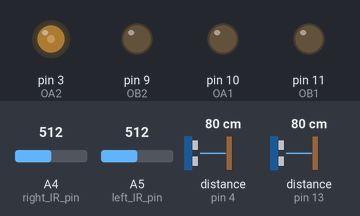
The sketch below on a simulated Arduino Uno, built with avr-gcc and run on an emulated ATmega328P. On the bench: output pins drawn as LEDs (lit = HIGH). Dashed ring = blinking. The test bench sets the inputs (shaded band); at power-on: distance to the obstacle (sensors on pin 13, pin 4) 80 cm, A4 (right_IR_pin) = 512, A5 (left_IR_pin) = 512. The echo pulse lasts 58.3 µs per cm.

Above: at 4.5 s.
4.6 s: distance to the obstacle (sensor on pin 13) set to 65 cm
6.1 s: distance to the obstacle (sensor on pin 13) set to 55 cm
At 7.3 s:
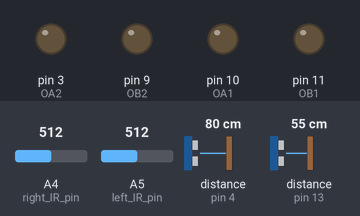
7.6 s: A4 (right_IR_pin) set to 903
9.1 s: A4 (right_IR_pin) set to 929
At 9.36 s:
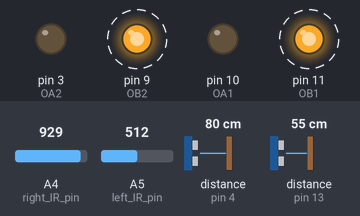
12.1 s: distance to the obstacle (sensor on pin 13) set to 2 cm
At 13.3 s:
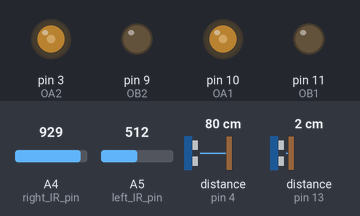
15.1 s: distance to the obstacle (sensor on pin 13) set to 45 cm
18.1 s: distance to the obstacle (sensor on pin 13) set to 52 cm
At 20.1 s:
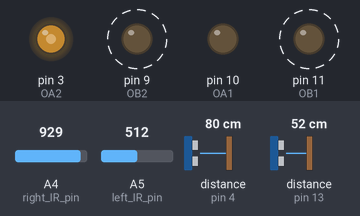
Timing chart, 0 to 22.1 s (numbered marks = the images above; inputs shaded):
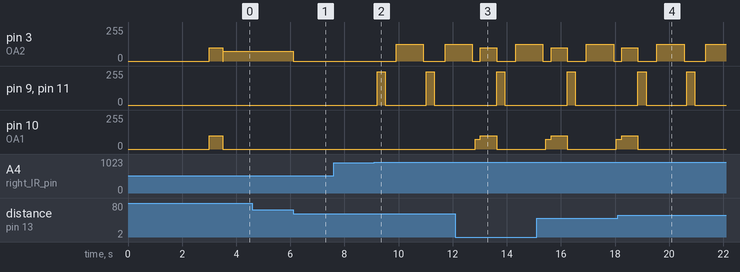

The sketch:

Motors.ino
```cpp
// Pins
// Motor H
const int OA2 = 3;
const int OB2 = 9;

// Motor V
const int OA1 = 10;
const int OB1 = 11;

// Speeds
int driving_speed = 100;
int reverse_speed = 250;
int turn_speed = 125;

void setup_motors() {
  //Motor H
  pinMode (OA2, OUTPUT);
  pinMode (OB2, OUTPUT);

  //Motor V
  pinMode (OA1, OUTPUT);
  pinMode (OB1, OUTPUT);
}

void start_driving() {
  // Motor H
  analogWrite (OA2, driving_speed);
  analogWrite (OB2, 0);

  // Motor V
  analogWrite (OA1, driving_speed);
  analogWrite (OB1, 0);
}

void start_attack() {
  // Motor H
  analogWrite (OA2, 200);
  analogWrite (OB2, 0);

  // Motor V
  analogWrite (OA1, 200);
  analogWrite (OB1, 0);
}

void stop_driving() {
  // Motor H
  analogWrite (OA2, 0);
  analogWrite (OB2, 0);

  // Motor V
  analogWrite (OA1, 0);
  analogWrite (OB1, 0);
}


void start_reversing() {
  // Motor H
  analogWrite (OA2, 0);
  analogWrite (OB2, reverse_speed);

  // Motor V
  analogWrite (OA1, 0);
  analogWrite (OB1, reverse_speed);
}

void start_turning_left() {
  // Motor H
  analogWrite (OA2, turn_speed);
  analogWrite (OB2, 0);

  // Motor V
  analogWrite (OA1, 0);
  analogWrite (OB1, 0);
}

void start_turning_left_scan() {
  // Motor H
  analogWrite (OA2, 75);
  analogWrite (OB2, 0);

  // Motor V
  analogWrite (OA1, 0);
  analogWrite (OB1, 0);
}

void start_turning_right_scan() {
  // Motor H
  analogWrite (OA2, 0);
  analogWrite (OB2, 0);

  // Motor V
  analogWrite (OA1, 75);
  analogWrite (OB1, 0);
}

void start_turning_right() {
  // Motor H
  analogWrite (OA2, 0);
  analogWrite (OB2, 0);

  // Motor V
  analogWrite (OA1, turn_speed);
  analogWrite (OB1, 0);
}
```

IR.ino
```cpp
// Pins
int left_IR_pin = A5;
int right_IR_pin = A4;

// Black values
int left_IR_black_value = 930;
int right_IR_black_value = 910;

// Functions
void start_reversing();
void stop_driving();
void start_driving();
void start_turning_right();
void start_turning_left();

void on_line() {

  int left_value = analogRead(left_IR_pin);
  int right_value = analogRead(right_IR_pin);

  if(left_value > left_IR_black_value && right_value > right_IR_black_value) {
    start_reversing();
    delay(300);
    stop_driving();
    delay(400);
    start_turning_left();
    delay(1000);
  } else if(left_value > left_IR_black_value) {
    start_reversing();
    delay(300);
    stop_driving();
    delay(400);
    start_turning_right();
    delay(1000);
  } else if(right_value > right_IR_black_value) {
    start_reversing();
    delay(300);
    stop_driving();
    delay(400);
    start_turning_left();
    delay(1000);
  } else {
    // None
    //start_driving();
  }
}
```

Sumo_v1.0.ino
```cpp
// Libraries
#include <TimedAction.h>

// Functions for use in Timed Actions
void on_line();
void scan_ultra();
void start_driving();
void stop_driving();

// Timed Actions
TimedAction IR = TimedAction(200, on_line);
TimedAction ULTRA = TimedAction(200, scan_ultra);
//TimedAction DriveChange = TimedAction();

bool started = false;

void setup() {

  // Setups
  setup_motors();
  setup_ultra();

  Serial.begin(9600);

}

void loop() {

  if(!started) {
    delay(3000);
    start_driving();
    delay(500);
    stop_driving();
    started = true;
  }

  IR.check();
  ULTRA.check();
}
```

Ultrasonic.ino
```cpp
#include <Ultrasonic.h>

int left_trig_pin = 5;
int left_echo_pin = 4;

int right_trig_pin = 12;
int right_echo_pin = 13;

Ultrasonic left_ultrasonic(left_trig_pin, left_echo_pin);
Ultrasonic right_ultrasonic(right_trig_pin, right_echo_pin);

int min_distance = 60;

bool attack = false;

// Functions
void start_reversing();
void stop_driving();
void start_driving();
void start_turning_right();
void start_turning_left();

void setup_ultra() {
  pinMode(left_trig_pin, OUTPUT);
  pinMode(right_trig_pin, OUTPUT);
  pinMode(left_echo_pin, INPUT);
  pinMode(right_echo_pin, INPUT);
}

void scan_ultra() {
  int left_distance = left_ultrasonic.read();
  int right_distance = right_ultrasonic.read();

  if(left_distance < min_distance || right_distance < min_distance) {

    stop_driving();
    delay(100);

    if(!attack) {
      if(left_distance < 50 && right_distance > 50) {
        // LEFT
        attack = true;
        start_turning_left_scan();
        delay(200);
        start_driving();
        delay(600);
        stop_driving();
        attack = false;
      } else if(right_distance < 50 && left_distance > 50) {
        // RIGHT
        attack = true;
        start_turning_right_scan();
        delay(200);
        start_driving();
        delay(600);
        stop_driving();
        attack = false;
      }
    }


    /*
    if((left_distance - right_distance < 20 && left_distance - right_distance > 0) || (right_distance - left_distance < 20 && right_distance - left_distance > 0)) {
      start_driving();
    } else if(left_distance < 50 && right_distance > 50) {
      // LEFT
      start_turning_left_scan();
    } else if(right_distance < 50 && left_distance > 50) {
      // RIGHT
      start_turning_right_scan();
    }
    */

  } else {
    start_turning_left_scan();
  }
}
```

Measured:
- the behaviour switches between 60 and 59 cm on distance to the obstacle (sensor on pin 13) (found by bisection; images 0 and 1)
- the behaviour switches between 910 and 911 on A4 (right_IR_pin) (found by bisection; images 1 and 2)
- the behaviour switches between 49 and 50 cm on distance to the obstacle (sensor on pin 13) (found by bisection; images 3 and 4)
- after the input at 4.6 s, every drawn part: stays the same
- after the input at 6.1 s, pin 3 (OA2): 75/255 → 0/255 at once
- after the input at 7.6 s, every drawn part: stays the same
- after the input at 9.1 s, pin 3 (OA2): 0/255 → 125/255 after 0.81 s, → 0/255 1.0 s later, → 125/255 0.80 s later; pin 9 (OB2), pin 11 (OB1): alternates 250/255 for 0.30 s and 0/255 for 1.5 s, starting after 0.11 s
- after the input at 12.1 s, pin 10 (OA1): 0/255 → 75/255 after 0.73 s, → 100/255 0.20 s later, → 0/255 0.60 s later
- after the input at 18.1 s, pin 9 (OB2), pin 11 (OB1): 0/255 → 250/255 after 2.6 s, → 0/255 0.30 s later; pin 10 (OA1): goes on until 18.8 s, then stays 0/255
